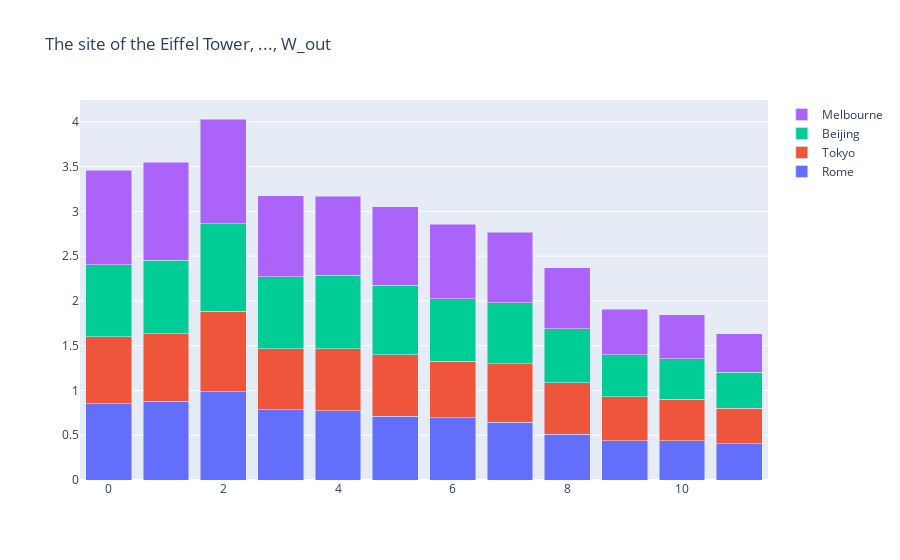

The notebook cell saved with this chart:
### Code cell
fig = go.Figure(data=[
    go.Bar(name=cities[i], x=x, y=[
      np.linalg.norm(diff_df.loc[(eiffel_bases[1], cities[i], "Paris", "W_out", layer), "Gradient"])
      for layer in range(12)])
    for i in range(1, len(cities))
])
fig.update_layout(
    barmode='stack',
    title=f'{eiffel_bases[1]} ..., W_out',
)
fig.show()

### Figure 1 — Plotly figure (JSON) as saved in the notebook; plotly's stock layout.template omitted (floating-point values rounded to 4 significant figures)
{"data": [{"name": "Rome", "type": "bar", "x": [0, 1, 2, 3, 4, 5, 6, 7, 8, 9, 10, 11], "y": [0.8509, 0.8781, 0.988, 0.7829, 0.7755, 0.714, 0.6946, 0.6433, 0.5108, 0.4406, 0.4406, 0.4025]}, {"name": "Tokyo", "type": "bar", "x": [0, 1, 2, 3, 4, 5, 6, 7, 8, 9, 10, 11], "y": [0.7485, 0.7565, 0.8967, 0.6843, 0.6923, 0.6872, 0.6305, 0.6562, 0.5733, 0.4867, 0.4621, 0.399]}, {"name": "Beijing", "type": "bar", "x": [0, 1, 2, 3, 4, 5, 6, 7, 8, 9, 10, 11], "y": [0.8032, 0.8194, 0.9759, 0.8034, 0.8193, 0.7718, 0.6992, 0.6821, 0.6064, 0.4727, 0.4535, 0.4038]}, {"name": "Melbourne", "type": "bar", "x": [0, 1, 2, 3, 4, 5, 6, 7, 8, 9, 10, 11], "y": [1.055, 1.093, 1.171, 0.9026, 0.8828, 0.8782, 0.83, 0.7877, 0.6775, 0.5083, 0.4922, 0.4261]}], "layout": {"barmode": "stack", "title": {"text": "The site of the Eiffel Tower, ..., W_out"}}}
